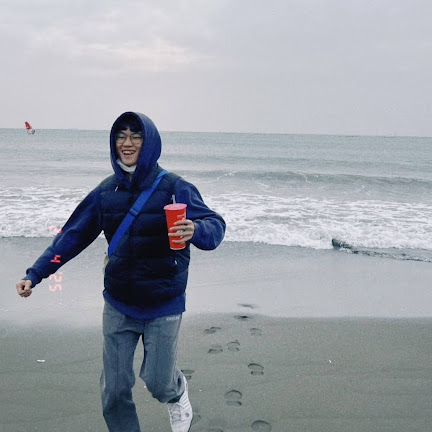
#> input picture image/google_account_avatar.jpg, 432 x 432 px
$ python main.py
#> lines starting #> are read from the running program, lines starting #| are printed output that depends on the picture
import cv2
import sys

# 讀取圖片
# cv2.imread() 的第二個參數 cv2.IMREAD_GRAYSCALE 會直接將圖片讀取為灰階
image_path = "image/google_account_avatar.jpg"
grayscale_image = cv2.imread(image_path, cv2.IMREAD_GRAYSCALE)
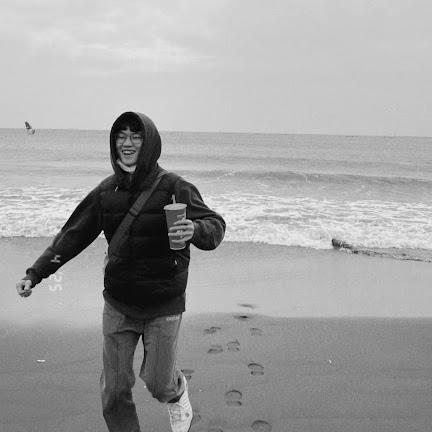
#> grayscale_image: shape (432, 432); min 0, max 242, mean 161.6

# 檢查圖片是否成功讀取
if grayscale_image is None:
    print(f"錯誤: 無法讀取圖片 {image_path}")
    sys.exit(1)

# 顯示灰階圖片
cv2.imshow("Grayscale Image", grayscale_image)

# 等待使用者按下任意鍵
cv2.waitKey(0)

# 銷毀所有視窗
cv2.destroyAllWindows()

print("圖片已顯示，請關閉視窗。")
